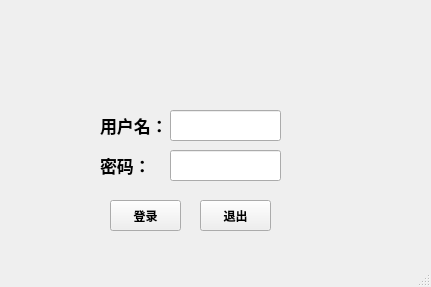
<?xml version="1.0" encoding="UTF-8"?>
<ui version="4.0">
 <class>MainWindow</class>
 <widget class="QMainWindow" name="MainWindow">
  <property name="geometry">
   <rect>
    <x>0</x>
    <y>0</y>
    <width>431</width>
    <height>287</height>
   </rect>
  </property>
  <property name="windowTitle">
   <string>系统登录</string>
  </property>
  <property name="windowIcon">
   <iconset>
    <normaloff>image/favicon.ico</normaloff>image/favicon.ico</iconset>
  </property>
  <widget class="QWidget" name="centralwidget">
   <widget class="QLabel" name="label">
    <property name="geometry">
     <rect>
      <x>0</x>
      <y>0</y>
      <width>431</width>
      <height>101</height>
     </rect>
    </property>
    <property name="text">
     <string/>
    </property>
   </widget>
   <widget class="QLabel" name="label_2">
    <property name="geometry">
     <rect>
      <x>100</x>
      <y>110</y>
      <width>71</width>
      <height>31</height>
     </rect>
    </property>
    <property name="font">
     <font>
      <pointsize>13</pointsize>
      <weight>75</weight>
      <bold>true</bold>
     </font>
    </property>
    <property name="text">
     <string>用户名：</string>
    </property>
   </widget>
   <widget class="QLineEdit" name="lineEdit">
    <property name="geometry">
     <rect>
      <x>170</x>
      <y>110</y>
      <width>111</width>
      <height>31</height>
     </rect>
    </property>
   </widget>
   <widget class="QLabel" name="label_3">
    <property name="geometry">
     <rect>
      <x>100</x>
      <y>150</y>
      <width>71</width>
      <height>31</height>
     </rect>
    </property>
    <property name="font">
     <font>
      <pointsize>13</pointsize>
      <weight>75</weight>
      <bold>true</bold>
     </font>
    </property>
    <property name="text">
     <string>密码：</string>
    </property>
   </widget>
   <widget class="QLineEdit" name="lineEdit_2">
    <property name="geometry">
     <rect>
      <x>170</x>
      <y>150</y>
      <width>111</width>
      <height>31</height>
     </rect>
    </property>
   </widget>
   <widget class="QPushButton" name="pushButton">
    <property name="geometry">
     <rect>
      <x>110</x>
      <y>200</y>
      <width>71</width>
      <height>31</height>
     </rect>
    </property>
    <property name="font">
     <font>
      <weight>75</weight>
      <bold>true</bold>
     </font>
    </property>
    <property name="text">
     <string>登录</string>
    </property>
   </widget>
   <widget class="QPushButton" name="pushButton_2">
    <property name="geometry">
     <rect>
      <x>200</x>
      <y>200</y>
      <width>71</width>
      <height>31</height>
     </rect>
    </property>
    <property name="font">
     <font>
      <weight>75</weight>
      <bold>true</bold>
     </font>
    </property>
    <property name="text">
     <string>退出</string>
    </property>
   </widget>
  </widget>
  <widget class="QMenuBar" name="menubar">
   <property name="geometry">
    <rect>
     <x>0</x>
     <y>0</y>
     <width>431</width>
     <height>23</height>
    </rect>
   </property>
  </widget>
  <widget class="QStatusBar" name="statusbar"/>
 </widget>
 <resources/>
 <connections/>
</ui>
